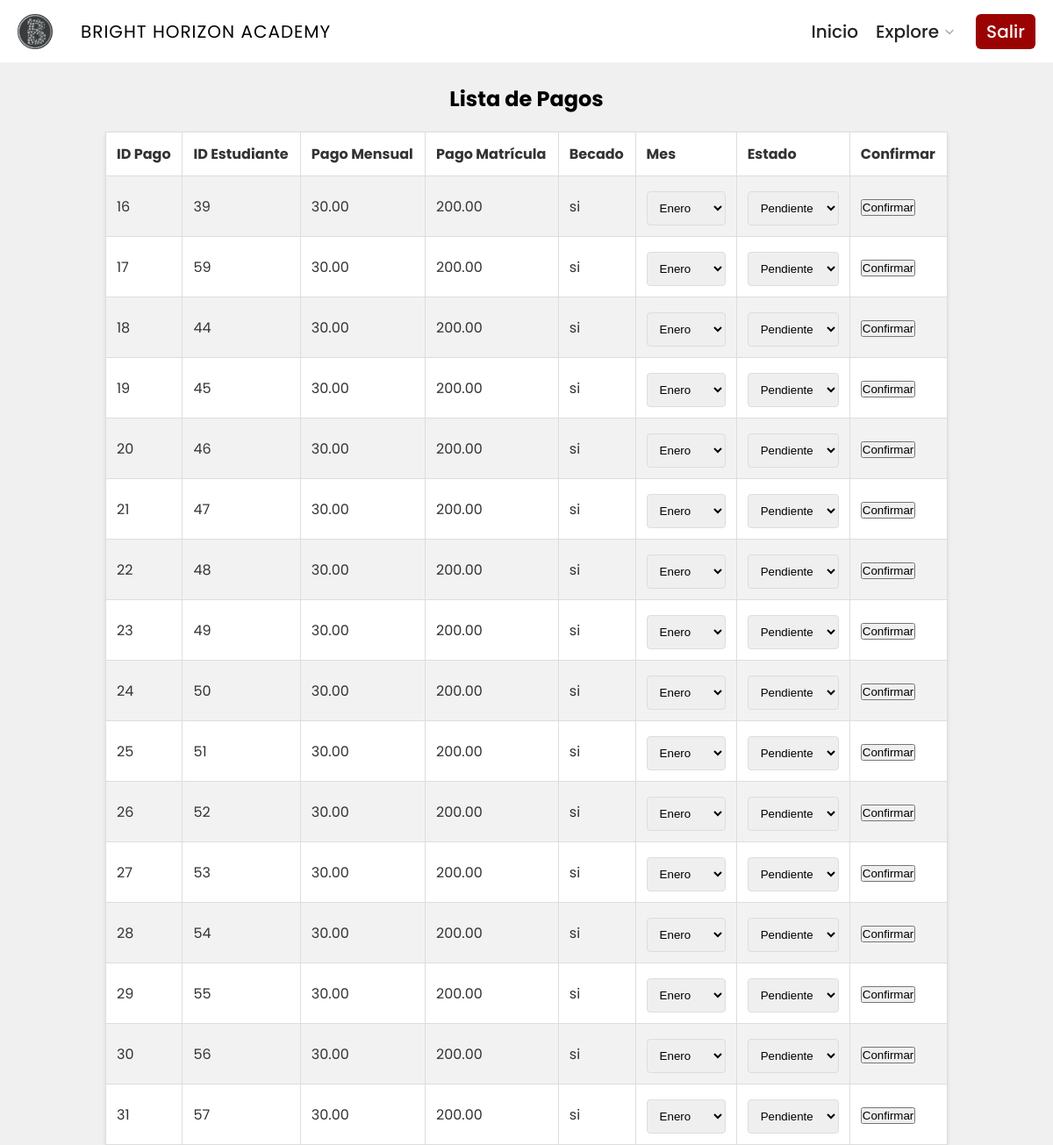
Screenshot of /view/pagos/index_pagos.php (signed in) with the database file from the repository.
### tables this page shows
CREATE TABLE IF NOT EXISTS `pagos` (
  `id_pago` int NOT NULL AUTO_INCREMENT,
  `id_estudiante` int NOT NULL,
  `pago_mensual` decimal(10,2) NOT NULL,
  `pago_matricula` decimal(10,2) NOT NULL,
  `becado` enum('si','no') NOT NULL,
  `mes` varchar(20) NOT NULL,
  `estado` enum('pagado','pendiente') NOT NULL DEFAULT 'pendiente',
  PRIMARY KEY (`id_pago`),
  KEY `id_estudiante` (`id_estudiante`)
);

### view/pagos/index_pagos.php (the view, shortened to what this page needs)
<!DOCTYPE html>
<html lang="en">
<head>
    <link rel="stylesheet" href="../../resources/css/pagos.css">
    <link rel="stylesheet" href="https://unpkg.com/boxicons@latest/css/boxicons.min.css">
    <link rel="stylesheet" href="../../resources/css/classroom.css">
</head>
<body>
    <nav class="navbar">
        <div class="logo">
            <img src="../../resources/img/logoo2.png" />
            <h2>Bright Horizon Academy</h2>
        </div>
        <div class="links">
            <a href="../pagos/index_pagos.php">Inicio</a>
            <div class="dropdown">
                <a href="#">Explore
                    <img src="../../resources/img/chevron.png" />
                </a>
            </div>
            <a href="../admin.php" class="join-link"> Salir </a>
        </div>
    </nav>
    <br><br><br>
    <h2>Lista de Pagos</h2>
    <table id="tablaPagos">
        <tr>
            <th>ID Pago</th>
            <th>ID Estudiante</th>
            <th>Pago Mensual</th>
            <th>Pago Matrícula</th>
            <th>Becado</th>
            <th>Mes</th>
            <th>Estado</th>
            <th>Confirmar</th>
        </tr>
        <?php
        $conexion = mysqli_connect("localhost", "root", "", "users");
        $consulta = "SELECT * FROM pagos";
        $resultado = mysqli_query($conexion, $consulta);
        while ($fila = mysqli_fetch_assoc($resultado)) {
            echo "<tr>";
            echo "<td>" . $fila['id_pago'] . "</td>";
            echo "<td>" . $fila['id_estudiante'] . "</td>";
            echo "<td>" . $fila['pago_mensual'] . "</td>";
            echo "<td>" . $fila['pago_matricula'] . "</td>";
            echo "<td>" . $fila['becado'] . "</td>";
            echo "<td>";
            echo "<select class='mes-select' data-original-value='" . $fila['mes'] . "' data-pago-id='" . $fila['id_pago'] . "'>";
            echo "<option value='enero'>Enero</option>";
            echo "</select>";
            echo "</td>";
            echo "<td>";
            echo "<select class='estado-select' data-pago-id='" . $fila['id_pago'] . "'>";
            echo "<option value='pendiente' " . ($fila['estado'] == 'pendiente' ? 'selected' : '') . ">Pendiente</option>";
            echo "</select>";
            echo "</td>";
            echo "<td><button class='confirm-button' data-pago-id='" . $fila['id_pago'] . "'>Confirmar</button></td>";
            echo "</tr>";
        }
        ?>
    </table>
</body>
</html>

### resources/css/pagos.css (style rules this page uses)
body { font-family: Arial, sans-serif; margin: 0; padding: 0; background-color: #f7f7f7; color: #333; text-align: center; }
h2 { margin: 20px; font-size: 24px; }
table { border-collapse: collapse; width: 80%; margin: 0 auto; background-color: #fff; box-shadow: 0 2px 4px rgba(0, 0, 0, 0.1); }
th, td { border: 1px solid #ddd; padding: 12px; text-align: left; }
tr:nth-child(even) { background-color: #f2f2f2; }
a { display: inline-block; color: #fff; }
input[type="text"], select { width: 100%; padding: 10px; margin-top: 5px; border: 1px solid #ddd; border-radius: 4px; }

### resources/css/classroom.css (style rules this page uses)
* { margin: 0; padding: 0; box-sizing: border-box; }
body { font-family: 'Poppins', sans-serif; background-color: #f0f0f0; color: #333; }
.logo { display: flex; align-items: center; color: #fff; font-weight: bold; text-transform: uppercase; letter-spacing: 1px; font-size: 20px; transition: color 0.3s ease; }
.navbar { display: flex; gap: 20px; list-style: none; padding: 1%; font-size: 20px; }
.navbar a { text-decoration: none; color: #fff; font-weight: 500; transition: color 0.3s ease; font-size: 20px; }
* { box-sizing: border-box; }
.navbar { position: fixed; top: 0; left: 0; display: flex; gap: 20px; align-items: center; justify-content: space-between; width: 100%; height: 72px; padding: 0 20px; color: #222222; background: #ffffff; border-bottom: 1px solid #f2f2f2; font-family: "Euclid Circular A", "Poppins"; }
.logo, .links { display: flex; align-items: center; }
.logo { gap: 12px; }
.logo img { width: 40px; height: 40px; border-radius: 6px; }
.logo h2 { font-size: 20px; font-weight: 400; }
.links { display: flex; gap: 20px; align-items: center; padding-left: 20px; }
.navbar a { color: inherit; text-decoration: none; transition: 0.25s; }
a.join-link { display: grid; place-items: center; height: 40px; padding: 0 12px; border-radius: 6px; color: #f9f9f9; background: #9b0303; }
.dropdown { position: relative; cursor: pointer; }
.dropdown > a { display: flex; align-items: center; gap: 2px; height: 72px; }
.dropdown > a > img { width: 20px; }
h2 { color: black; }

### rows the page displays
pagos: id_pago "16", id_estudiante "39", pago_mensual "30.00", pago_matricula "200.00", becado "si", mes+id_pago "Enero", estado+id_pago "Pendiente"
pagos: id_pago "17", id_estudiante "59", pago_mensual "30.00", pago_matricula "200.00", becado "si", mes+id_pago "Enero", estado+id_pago "Pendiente"
pagos: id_pago "18", id_estudiante "44", pago_mensual "30.00", pago_matricula "200.00", becado "si", mes+id_pago "Enero", estado+id_pago "Pendiente"
pagos: id_pago "19", id_estudiante "45", pago_mensual "30.00", pago_matricula "200.00", becado "si", mes+id_pago "Enero", estado+id_pago "Pendiente"
pagos: id_pago "20", id_estudiante "46", pago_mensual "30.00", pago_matricula "200.00", becado "si", mes+id_pago "Enero", estado+id_pago "Pendiente"
pagos: id_pago "21", id_estudiante "47", pago_mensual "30.00", pago_matricula "200.00", becado "si", mes+id_pago "Enero", estado+id_pago "Pendiente"
pagos: id_pago "22", id_estudiante "48", pago_mensual "30.00", pago_matricula "200.00", becado "si", mes+id_pago "Enero", estado+id_pago "Pendiente"
pagos: id_pago "23", id_estudiante "49", pago_mensual "30.00", pago_matricula "200.00", becado "si", mes+id_pago "Enero", estado+id_pago "Pendiente"
pagos: id_pago "24", id_estudiante "50", pago_mensual "30.00", pago_matricula "200.00", becado "si", mes+id_pago "Enero", estado+id_pago "Pendiente"
pagos: id_pago "25", id_estudiante "51", pago_mensual "30.00", pago_matricula "200.00", becado "si", mes+id_pago "Enero", estado+id_pago "Pendiente"
pagos: id_pago "26", id_estudiante "52", pago_mensual "30.00", pago_matricula "200.00", becado "si", mes+id_pago "Enero", estado+id_pago "Pendiente"
pagos: id_pago "27", id_estudiante "53", pago_mensual "30.00", pago_matricula "200.00", becado "si", mes+id_pago "Enero", estado+id_pago "Pendiente"
pagos: id_pago "28", id_estudiante "54", pago_mensual "30.00", pago_matricula "200.00", becado "si", mes+id_pago "Enero", estado+id_pago "Pendiente"
pagos: id_pago "29", id_estudiante "55", pago_mensual "30.00", pago_matricula "200.00", becado "si", mes+id_pago "Enero", estado+id_pago "Pendiente"
pagos: id_pago "30", id_estudiante "56", pago_mensual "30.00", pago_matricula "200.00", becado "si", mes+id_pago "Enero", estado+id_pago "Pendiente"
pagos: id_pago "31", id_estudiante "57", pago_mensual "30.00", pago_matricula "200.00", becado "si", mes+id_pago "Enero", estado+id_pago "Pendiente"
